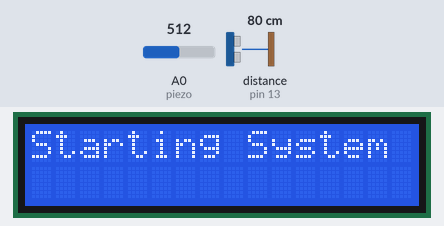
Bench run of a sketch on a simulated Arduino Uno, built with avr-gcc and run on an emulated ATmega328P. On the bench: 16×2 character LCD. Wiring (inferred from the names in the program): ultrasonic range finder: trigger pin 12; echo pin 13. The inputs (shaded band) are chosen by the test bench; at power-on: distance to the obstacle (sensor on pin 13) 80 cm, A0 (piezo) = 512. The echo pulse lasts 58.3 µs per cm; what the sketch prints to the serial monitor is not drawn.

Above: at 0.24 s.
At 1.2 s:
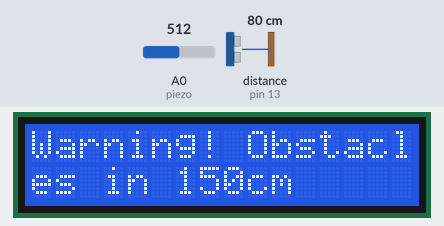
1.3 s: distance to the obstacle (sensor on pin 13) set to 42 cm
2.9 s: distance to the obstacle (sensor on pin 13) set to 35 cm
At 3.9 s:
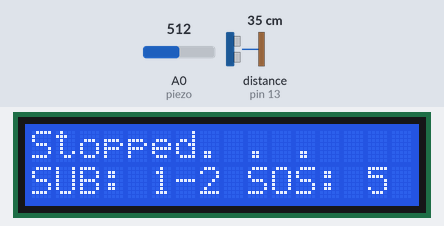
Timing chart, 0 to 5.9 s (numbered marks = the images above; inputs shaded):
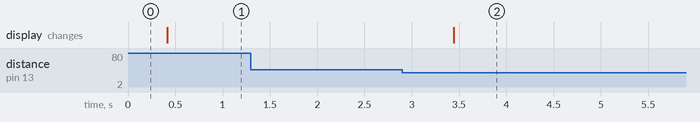

Measured:
- the behaviour switches between 40 and 39 cm on distance to the obstacle (sensor on pin 13) (found by bisection; images 1 and 2)
- after the input at 1.3 s, every drawn part: stays the same
- after the input at 2.9 s, the display: changes after 0.55 s (image 2)

The sketch:

Master.ino
```cpp
#include <SoftwareSerial.h>
#include <LiquidCrystal_I2C.h>
#include <Wire.h>
SoftwareSerial btSerial(2,3); //tx=2, rx=3
LiquidCrystal_I2C lcd(0x3F, 16, 2);

const int trig=12;
const int echo=13;
const int piezo = A0;

int howKnock = 0;

void setup()
{
  Serial.begin(9600);
  btSerial.begin(9600);
  pinMode(trig,OUTPUT);
  pinMode(echo, INPUT);
  lcd.begin();
  lcd.backlight();
  lcd.print("Starting System");
}

void loop()
{
  if(Serial.available())
  {
    delay(5);
    if(Serial.available())
    {
      btSerial.write(Serial.read());
    }
  }

  if(btSerial.available())
  {
    delay(5);
    while(btSerial.available())
    {
      Serial.write(btSerial.read());
    }
  }

  /* 초음파 센서를 이용한 거리 측정 */
    digitalWrite(trig, LOW);
    digitalWrite(echo, LOW);
    delayMicroseconds(2);
    digitalWrite(trig, HIGH);
    delayMicroseconds(10);
    digitalWrite(trig, LOW);

    unsigned long duration = pulseIn(echo, HIGH);
    float distance = duration/29.0/2.0;
    Serial.println(distance);
    delay(300);


    int isOrder = 0;
    unsigned long currTime,prevTime;
    int knockVal = 0;

    /* 40 < distance < 150에 장애물 존재 */
    if(distance < 150 && distance > 40 ){
      isOrder = 1;
      btSerial.write(isOrder); // 거리 정보 발신

      /* LCD에 경고 메시지 출력 */
      lcd.home();
      lcd.clear();
      lcd.print("Warning! ");
      lcd.print("Obstacl");
      lcd.setCursor(0,1);
      lcd.print("es in 150cm");
    }

    /* 40 이내에 장애물 존재 */
    if(distance < 40){
      isOrder = 2;
      btSerial.write(isOrder); // 거리 정보 발신

      /* LCD에 메시지 출력 */
      lcd.home();
      lcd.clear();
      lcd.print("Stopped. . .");
      lcd.setCursor(0,1);
      lcd.print("SUB: 1-2 SOS: 5");

      /* Knocking System 시작 */
      currTime = millis();
      prevTime = currTime;
      while(currTime - prevTime < 5000) // 5초동안 몇 번 노크했는지 측정
      {
          knockVal = analogRead(piezo);
          if(knockVal > 30) // 30 이상의 노크가 감지되면 노크 수 +1
          {
            howKnock++;
            delay(100);
          }

          currTime = millis();
      }

      btSerial.write(howKnock); // 노크 수 발신

      /* 노크 다섯 번일 때 메시지 출력 */
      if(howKnock == 5)
      {
        lcd.clear();
        lcd.print("Calling 119. . .");
      }
      howKnock = 0;

      delay(1800);
    }

    /* 장애물 없으면 주행 모드 */
    if(distance >150){
      isOrder = 0;
      btSerial.write(isOrder); // 거리 정보 발신

      /* LCD에 메시지 출력 */
      lcd.home();
      lcd.clear();
      lcd.print("Press button");
      lcd.setCursor(0,1);
      lcd.print("If you want stop.");
    }


}
```
